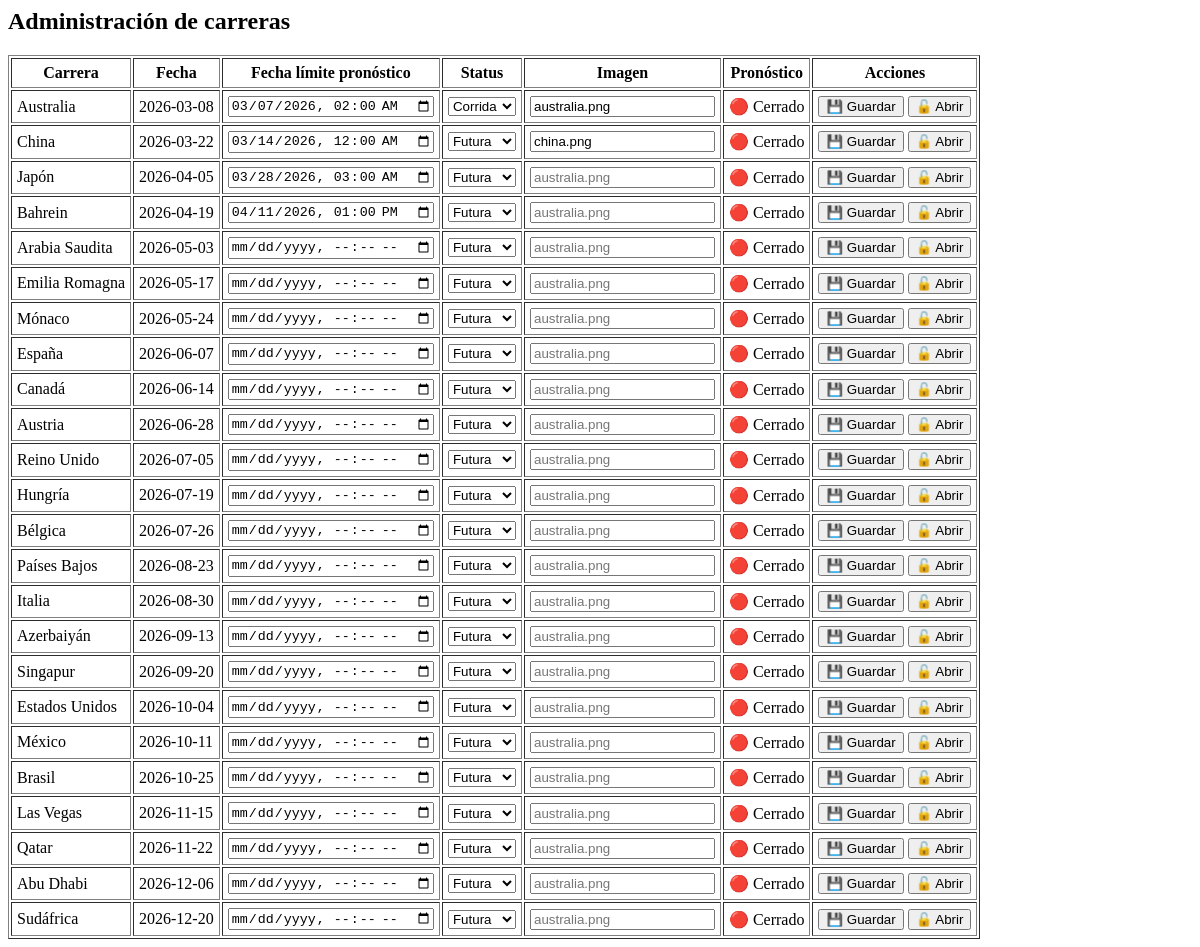
Page /admin/carreras (signed in) on the earlier database version.
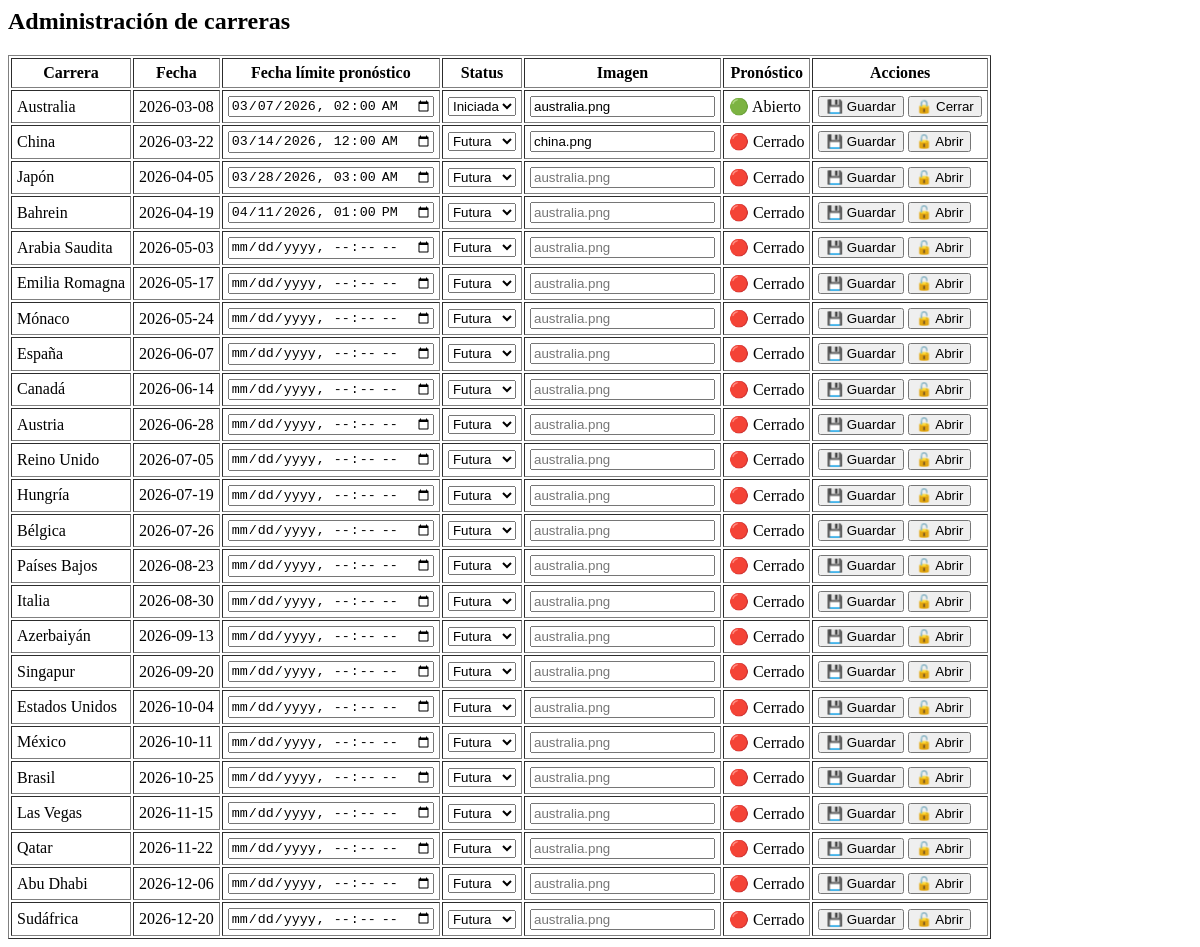
Same page on the later database version.
### tables this page shows
CREATE TABLE carreras (
    id INTEGER PRIMARY KEY,
    pais TEXT,
    autodromo TEXT,
    fecha TEXT,
    sprint INTEGER
, pronostico_abierto INTEGER DEFAULT 1, clasificacion_iniciada INTEGER DEFAULT 0, info_fecha TEXT, fecha_clasificacion TEXT, fecha_limite_pronostico TEXT, imagen TEXT, status TEXT DEFAULT 'futura');

### app.py (the view, shortened to what this page needs)
@app.route("/admin/carreras", methods=["GET", "POST"])
def admin_carreras():
    if "user_id" not in session:
        return render_template("index.html", error="Login incorrecto")
    conn = get_db()
    cur = conn.cursor()
    cur.execute("SELECT admin FROM usuarios WHERE id = ?", (session["user_id"],))
    user = cur.fetchone()
    if not user or user["admin"] != 1:
        conn.close()
        return "Acceso denegado", 403
    cur.execute("""
        SELECT id, pais, fecha,
               fecha_limite_pronostico,
               status,
               imagen,
               pronostico_abierto
        FROM carreras
        ORDER BY fecha ASC
    """)
    carreras = cur.fetchall()
    conn.close()
    return render_template("admin_carreras.html", carreras=carreras)

### app.py (called while the page is built)
def get_db():
    conn = sqlite3.connect("prode.db")
    conn.row_factory = sqlite3.Row
    return conn

### templates/admin_carreras.html (shortened to what this page needs)
<h2>Administración de carreras</h2>
<table border="1" cellpadding="5">
    <tr>
        <th>Carrera</th>
        <th>Fecha</th>
        <th>Fecha límite pronóstico</th>
        <th>Status</th>
        <th>Imagen</th>
        <th>Pronóstico</th>
        <th>Acciones</th>
    </tr>
    {% for c in carreras %}
    <tr>
        <form method="POST">
            <td>{{ c.pais }}</td>
            <td>{{ c.fecha }}</td>
            <td>
                <input type="datetime-local"
                       name="fecha_limite_pronostico"
                       value="{{ c.fecha_limite_pronostico|replace(' ', 'T') if c.fecha_limite_pronostico }}">
            </td>
            <td>
                <select name="status">
                    <option value="futura" {% if c.status == 'futura' %}selected{% endif %}>Futura</option>
                    <option value="iniciada" {% if c.status == 'iniciada' %}selected{% endif %}>Iniciada</option>
                    <option value="corrida" {% if c.status == 'corrida' %}selected{% endif %}>Corrida</option>
                </select>
            </td>
            <td>
                <input type="text"
                       name="imagen"
                       value="{{ c.imagen or '' }}"
                       placeholder="australia.png">
            </td>
            <td>
                {% if c.pronostico_abierto %}
                    🟢 Abierto
                {% else %}
                    🔴 Cerrado
                {% endif %}
            </td>
            <td>
                <button type="submit" name="accion" value="guardar">
                    💾 Guardar
                </button>
                {% if c.pronostico_abierto %}
                    <button type="submit" name="accion" value="cerrar">
                        🔒 Cerrar
                    </button>
                {% else %}
                    <button type="submit" name="accion" value="abrir">
                        🔓 Abrir
                    </button>
                {% endif %}
            </td>
        </form>
    </tr>
    {% endfor %}
</table>

Differences in the rows shown:
changed carreras "Australia": status "Corrida" → "Iniciada"; pronostico_abierto "🔴 Cerrado 🔓 Abrir" → "🟢 Abierto 🔒 Cerrar"
